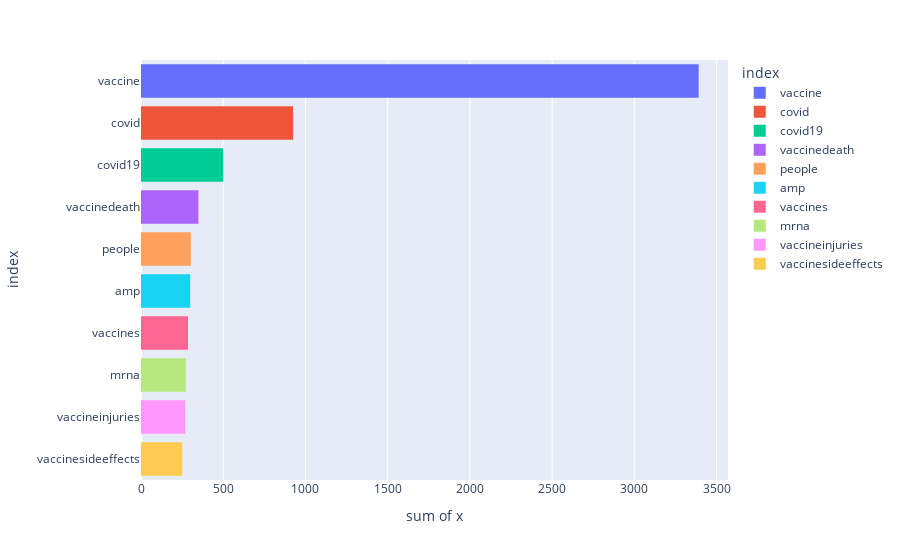

This figure's notebook cell:
### Code cell
px.histogram(fancis, x=fancis.values, y=fancis.index ,color=fancis.index)

### Figure 1 — Plotly figure (JSON) as saved in the notebook; plotly's stock layout.template omitted (floating-point values rounded to 4 significant figures)
{"data": [{"alignmentgroup": "True", "bingroup": "y", "histfunc": "sum", "hovertemplate": "index=%{y}<br>sum of x=%{x}<extra></extra>", "legendgroup": "vaccine", "marker": {"color": "#636efa", "pattern": {"shape": ""}}, "name": "vaccine", "offsetgroup": "vaccine", "orientation": "h", "showlegend": true, "type": "histogram", "x": [3391], "xaxis": "x", "y": ["vaccine"], "yaxis": "y"}, {"alignmentgroup": "True", "bingroup": "y", "histfunc": "sum", "hovertemplate": "index=%{y}<br>sum of x=%{x}<extra></extra>", "legendgroup": "covid", "marker": {"color": "#EF553B", "pattern": {"shape": ""}}, "name": "covid", "offsetgroup": "covid", "orientation": "h", "showlegend": true, "type": "histogram", "x": [925], "xaxis": "x", "y": ["covid"], "yaxis": "y"}, {"alignmentgroup": "True", "bingroup": "y", "histfunc": "sum", "hovertemplate": "index=%{y}<br>sum of x=%{x}<extra></extra>", "legendgroup": "covid19", "marker": {"color": "#00cc96", "pattern": {"shape": ""}}, "name": "covid19", "offsetgroup": "covid19", "orientation": "h", "showlegend": true, "type": "histogram", "x": [500], "xaxis": "x", "y": ["covid19"], "yaxis": "y"}, {"alignmentgroup": "True", "bingroup": "y", "histfunc": "sum", "hovertemplate": "index=%{y}<br>sum of x=%{x}<extra></extra>", "legendgroup": "vaccinedeath", "marker": {"color": "#ab63fa", "pattern": {"shape": ""}}, "name": "vaccinedeath", "offsetgroup": "vaccinedeath", "orientation": "h", "showlegend": true, "type": "histogram", "x": [349], "xaxis": "x", "y": ["vaccinedeath"], "yaxis": "y"}, {"alignmentgroup": "True", "bingroup": "y", "histfunc": "sum", "hovertemplate": "index=%{y}<br>sum of x=%{x}<extra></extra>", "legendgroup": "people", "marker": {"color": "#FFA15A", "pattern": {"shape": ""}}, "name": "people", "offsetgroup": "people", "orientation": "h", "showlegend": true, "type": "histogram", "x": [303], "xaxis": "x", "y": ["people"], "yaxis": "y"}, {"alignmentgroup": "True", "bingroup": "y", "histfunc": "sum", "hovertemplate": "index=%{y}<br>sum of x=%{x}<extra></extra>", "legendgroup": "amp", "marker": {"color": "#19d3f3", "pattern": {"shape": ""}}, "name": "amp", "offsetgroup": "amp", "orientation": "h", "showlegend": true, "type": "histogram", "x": [299], "xaxis": "x", "y": ["amp"], "yaxis": "y"}, {"alignmentgroup": "True", "bingroup": "y", "histfunc": "sum", "hovertemplate": "index=%{y}<br>sum of x=%{x}<extra></extra>", "legendgroup": "vaccines", "marker": {"color": "#FF6692", "pattern": {"shape": ""}}, "name": "vaccines", "offsetgroup": "vaccines", "orientation": "h", "showlegend": true, "type": "histogram", "x": [286], "xaxis": "x", "y": ["vaccines"], "yaxis": "y"}, {"alignmentgroup": "True", "bingroup": "y", "histfunc": "sum", "hovertemplate": "index=%{y}<br>sum of x=%{x}<extra></extra>", "legendgroup": "mrna", "marker": {"color": "#B6E880", "pattern": {"shape": ""}}, "name": "mrna", "offsetgroup": "mrna", "orientation": "h", "showlegend": true, "type": "histogram", "x": [273], "xaxis": "x", "y": ["mrna"], "yaxis": "y"}, {"alignmentgroup": "True", "bingroup": "y", "histfunc": "sum", "hovertemplate": "index=%{y}<br>sum of x=%{x}<extra></extra>", "legendgroup": "vaccineinjuries", "marker": {"color": "#FF97FF", "pattern": {"shape": ""}}, "name": "vaccineinjuries", "offsetgroup": "vaccineinjuries", "orientation": "h", "showlegend": true, "type": "histogram", "x": [269], "xaxis": "x", "y": ["vaccineinjuries"], "yaxis": "y"}, {"alignmentgroup": "True", "bingroup": "y", "histfunc": "sum", "hovertemplate": "index=%{y}<br>sum of x=%{x}<extra></extra>", "legendgroup": "vaccinesideeffects", "marker": {"color": "#FECB52", "pattern": {"shape": ""}}, "name": "vaccinesideeffects", "offsetgroup": "vaccinesideeffects", "orientation": "h", "showlegend": true, "type": "histogram", "x": [251], "xaxis": "x", "y": ["vaccinesideeffects"], "yaxis": "y"}], "layout": {"barmode": "relative", "legend": {"title": {"text": "index"}, "tracegroupgap": 0}, "margin": {"t": 60}, "xaxis": {"anchor": "y", "domain": [0, 1], "title": {"text": "sum of x"}}, "yaxis": {"anchor": "x", "categoryarray": ["vaccinesideeffects", "vaccineinjuries", "mrna", "vaccines", "amp", "people", "vaccinedeath", "covid19", "covid", "vaccine"], "categoryorder": "array", "domain": [0, 1], "title": {"text": "index"}}}}
